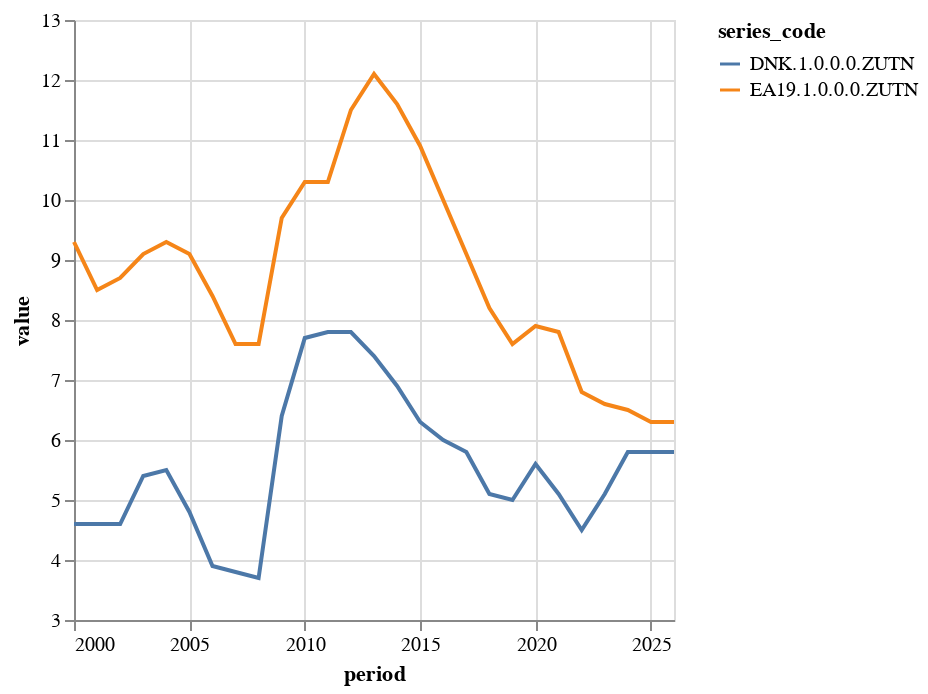

Notebook source saved alongside this figure:
### Code cell
chart = Chart(df2.query("period >= '2000'")).mark_line().encode(
    x='period',
    y=Y('value', scale=Scale(zero=False)),
    color='series_code',
)
chart

### Figure 1 — Vega-Lite specification as saved in the notebook (floating-point values rounded to 4 significant figures)
{"config": {"view": {"continuousWidth": 300, "continuousHeight": 300}}, "data": {"name": "data-bace9f70b618e0fa7c2f253c2b66abcb"}, "mark": {"type": "line"}, "encoding": {"color": {"field": "series_code", "type": "nominal"}, "x": {"field": "period", "type": "temporal"}, "y": {"field": "value", "scale": {"zero": false}, "type": "quantitative"}}, "$schema": "https://vega.github.io/schema/vega-lite/v5.20.1.json", "datasets": {"data-bace9f70b618e0fa7c2f253c2b66abcb": [{"@frequency": "annual", "provider_code": "AMECO", "dataset_code": "ZUTN", "dataset_name": "Unemployment rate: total :- Member States: definition EUROSTAT", "series_code": "EA19.1.0.0.0.ZUTN", "series_name": "Annually – (Percentage of active population) – Euro area (19 countries)", "original_period": "2000", "period": "2000-01-01T00:00:00", "original_value": 9.3, "value": 9.3, "freq": "a", "unit": "percentage-of-active-population", "geo": "ea19", "Frequency": "Annually", "Unit": "(Percentage of active population)", "Country": "Euro area (19 countries)"}, {"@frequency": "annual", "provider_code": "AMECO", "dataset_code": "ZUTN", "dataset_name": "Unemployment rate: total :- Member States: definition EUROSTAT", "series_code": "EA19.1.0.0.0.ZUTN", "series_name": "Annually – (Percentage of active population) – Euro area (19 countries)", "original_period": "2001", "period": "2001-01-01T00:00:00", "original_value": 8.5, "value": 8.5, "freq": "a", "unit": "percentage-of-active-population", "geo": "ea19", "Frequency": "Annually", "Unit": "(Percentage of active population)", "Country": "Euro area (19 countries)"}, {"@frequency": "annual", "provider_code": "AMECO", "dataset_code": "ZUTN", "dataset_name": "Unemployment rate: total :- Member States: definition EUROSTAT", "series_code": "EA19.1.0.0.0.ZUTN", "series_name": "Annually – (Percentage of active population) – Euro area (19 countries)", "original_period": "2002", "period": "2002-01-01T00:00:00", "original_value": 8.7, "value": 8.7, "freq": "a", "unit": "percentage-of-active-population", "geo": "ea19", "Frequency": "Annually", "Unit": "(Percentage of active population)", "Country": "Euro area (19 countries)"}, {"@frequency": "annual", "provider_code": "AMECO", "dataset_code": "ZUTN", "dataset_name": "Unemployment rate: total :- Member States: definition EUROSTAT", "series_code": "EA19.1.0.0.0.ZUTN", "series_name": "Annually – (Percentage of active population) – Euro area (19 countries)", "original_period": "2003", "period": "2003-01-01T00:00:00", "original_value": 9.1, "value": 9.1, "freq": "a", "unit": "percentage-of-active-population", "geo": "ea19", "Frequency": "Annually", "Unit": "(Percentage of active population)", "Country": "Euro area (19 countries)"}, {"@frequency": "annual", "provider_code": "AMECO", "dataset_code": "ZUTN", "dataset_name": "Unemployment rate: total :- Member States: definition EUROSTAT", "series_code": "EA19.1.0.0.0.ZUTN", "series_name": "Annually – (Percentage of active population) – Euro area (19 countries)", "original_period": "2004", "period": "2004-01-01T00:00:00", "original_value": 9.3, "value": 9.3, "freq": "a", "unit": "percentage-of-active-population", "geo": "ea19", "Frequency": "Annually", "Unit": "(Percentage of active population)", "Country": "Euro area (19 countries)"}, {"@frequency": "annual", "provider_code": "AMECO", "dataset_code": "ZUTN", "dataset_name": "Unemployment rate: total :- Member States: definition EUROSTAT", "series_code": "EA19.1.0.0.0.ZUTN", "series_name": "Annually – (Percentage of active population) – Euro area (19 countries)", "original_period": "2005", "period": "2005-01-01T00:00:00", "original_value": 9.1, "value": 9.1, "freq": "a", "unit": "percentage-of-active-population", "geo": "ea19", "Frequency": "Annually", "Unit": "(Percentage of active population)", "Country": "Euro area (19 countries)"}, {"@frequency": "annual", "provider_code": "AMECO", "dataset_code": "ZUTN", "dataset_name": "Unemployment rate: total :- Member States: definition EUROSTAT", "series_code": "EA19.1.0.0.0.ZUTN", "series_name": "Annually – (Percentage of active population) – Euro area (19 countries)", "original_period": "2006", "period": "2006-01-01T00:00:00", "original_value": 8.4, "value": 8.4, "freq": "a", "unit": "percentage-of-active-population", "geo": "ea19", "Frequency": "Annually", "Unit": "(Percentage of active population)", "Country": "Euro area (19 countries)"}, {"@frequency": "annual", "provider_code": "AMECO", "dataset_code": "ZUTN", "dataset_name": "Unemployment rate: total :- Member States: definition EUROSTAT", "series_code": "EA19.1.0.0.0.ZUTN", "series_name": "Annually – (Percentage of active population) – Euro area (19 countries)", "original_period": "2007", "period": "2007-01-01T00:00:00", "original_value": 7.6, "value": 7.6, "freq": "a", "unit": "percentage-of-active-population", "geo": "ea19", "Frequency": "Annually", "Unit": "(Percentage of active population)", "Country": "Euro area (19 countries)"}, {"@frequency": "annual", "provider_code": "AMECO", "dataset_code": "ZUTN", "dataset_name": "Unemployment rate: total :- Member States: definition EUROSTAT", "series_code": "EA19.1.0.0.0.ZUTN", "series_name": "Annually – (Percentage of active population) – Euro area (19 countries)", "original_period": "2008", "period": "2008-01-01T00:00:00", "original_value": 7.6, "value": 7.6, "freq": "a", "unit": "percentage-of-active-population", "geo": "ea19", "Frequency": "Annually", "Unit": "(Percentage of active population)", "Country": "Euro area (19 countries)"}, {"@frequency": "annual", "provider_code": "AMECO", "dataset_code": "ZUTN", "dataset_name": "Unemployment rate: total :- Member States: definition EUROSTAT", "series_code": "EA19.1.0.0.0.ZUTN", "series_name": "Annually – (Percentage of active population) – Euro area (19 countries)", "original_period": "2009", "period": "2009-01-01T00:00:00", "original_value": 9.7, "value": 9.7, "freq": "a", "unit": "percentage-of-active-population", "geo": "ea19", "Frequency": "Annually", "Unit": "(Percentage of active population)", "Country": "Euro area (19 countries)"}, {"@frequency": "annual", "provider_code": "AMECO", "dataset_code": "ZUTN", "dataset_name": "Unemployment rate: total :- Member States: definition EUROSTAT", "series_code": "EA19.1.0.0.0.ZUTN", "series_name": "Annually – (Percentage of active population) – Euro area (19 countries)", "original_period": "2010", "period": "2010-01-01T00:00:00", "original_value": 10.3, "value": 10.3, "freq": "a", "unit": "percentage-of-active-population", "geo": "ea19", "Frequency": "Annually", "Unit": "(Percentage of active population)", "Country": "Euro area (19 countries)"}, {"@frequency": "annual", "provider_code": "AMECO", "dataset_code": "ZUTN", "dataset_name": "Unemployment rate: total :- Member States: definition EUROSTAT", "series_code": "EA19.1.0.0.0.ZUTN", "series_name": "Annually – (Percentage of active population) – Euro area (19 countries)", "original_period": "2011", "period": "2011-01-01T00:00:00", "original_value": 10.3, "value": 10.3, "freq": "a", "unit": "percentage-of-active-population", "geo": "ea19", "Frequency": "Annually", "Unit": "(Percentage of active population)", "Country": "Euro area (19 countries)"}, {"@frequency": "annual", "provider_code": "AMECO", "dataset_code": "ZUTN", "dataset_name": "Unemployment rate: total :- Member States: definition EUROSTAT", "series_code": "EA19.1.0.0.0.ZUTN", "series_name": "Annually – (Percentage of active population) – Euro area (19 countries)", "original_period": "2012", "period": "2012-01-01T00:00:00", "original_value": 11.5, "value": 11.5, "freq": "a", "unit": "percentage-of-active-population", "geo": "ea19", "Frequency": "Annually", "Unit": "(Percentage of active population)", "Country": "Euro area (19 countries)"}, {"@frequency": "annual", "provider_code": "AMECO", "dataset_code": "ZUTN", "dataset_name": "Unemployment rate: total :- Member States: definition EUROSTAT", "series_code": "EA19.1.0.0.0.ZUTN", "series_name": "Annually – (Percentage of active population) – Euro area (19 countries)", "original_period": "2013", "period": "2013-01-01T00:00:00", "original_value": 12.1, "value": 12.1, "freq": "a", "unit": "percentage-of-active-population", "geo": "ea19", "Frequency": "Annually", "Unit": "(Percentage of active population)", "Country": "Euro area (19 countries)"}, {"@frequency": "annual", "provider_code": "AMECO", "dataset_code": "ZUTN", "dataset_name": "Unemployment rate: total :- Member States: definition EUROSTAT", "series_code": "EA19.1.0.0.0.ZUTN", "series_name": "Annually – (Percentage of active population) – Euro area (19 countries)", "original_period": "2014", "period": "2014-01-01T00:00:00", "original_value": 11.6, "value": 11.6, "freq": "a", "unit": "percentage-of-active-population", "geo": "ea19", "Frequency": "Annually", "Unit": "(Percentage of active population)", "Country": "Euro area (19 countries)"}, {"@frequency": "annual", "provider_code": "AMECO", "dataset_code": "ZUTN", "dataset_name": "Unemployment rate: total :- Member States: definition EUROSTAT", "series_code": "EA19.1.0.0.0.ZUTN", "series_name": "Annually – (Percentage of active population) – Euro area (19 countries)", "original_period": "2015", "period": "2015-01-01T00:00:00", "original_value": 10.9, "value": 10.9, "freq": "a", "unit": "percentage-of-active-population", "geo": "ea19", "Frequency": "Annually", "Unit": "(Percentage of active population)", "Country": "Euro area (19 countries)"}, {"@frequency": "annual", "provider_code": "AMECO", "dataset_code": "ZUTN", "dataset_name": "Unemployment rate: total :- Member States: definition EUROSTAT", "series_code": "EA19.1.0.0.0.ZUTN", "series_name": "Annually – (Percentage of active population) – Euro area (19 countries)", "original_period": "2016", "period": "2016-01-01T00:00:00", "original_value": 10.0, "value": 10.0, "freq": "a", "unit": "percentage-of-active-population", "geo": "ea19", "Frequency": "Annually", "Unit": "(Percentage of active population)", "Country": "Euro area (19 countries)"}, {"@frequency": "annual", "provider_code": "AMECO", "dataset_code": "ZUTN", "dataset_name": "Unemployment rate: total :- Member States: definition EUROSTAT", "series_code": "EA19.1.0.0.0.ZUTN", "series_name": "Annually – (Percentage of active population) – Euro area (19 countries)", "original_period": "2017", "period": "2017-01-01T00:00:00", "original_value": 9.1, "value": 9.1, "freq": "a", "unit": "percentage-of-active-population", "geo": "ea19", "Frequency": "Annually", "Unit": "(Percentage of active population)", "Country": "Euro area (19 countries)"}, {"@frequency": "annual", "provider_code": "AMECO", "dataset_code": "ZUTN", "dataset_name": "Unemployment rate: total :- Member States: definition EUROSTAT", "series_code": "EA19.1.0.0.0.ZUTN", "series_name": "Annually – (Percentage of active population) – Euro area (19 countries)", "original_period": "2018", "period": "2018-01-01T00:00:00", "original_value": 8.2, "value": 8.2, "freq": "a", "unit": "percentage-of-active-population", "geo": "ea19", "Frequency": "Annually", "Unit": "(Percentage of active population)", "Country": "Euro area (19 countries)"}, {"@frequency": "annual", "provider_code": "AMECO", "dataset_code": "ZUTN", "dataset_name": "Unemployment rate: total :- Member States: definition EUROSTAT", "series_code": "EA19.1.0.0.0.ZUTN", "series_name": "Annually – (Percentage of active population) – Euro area (19 countries)", "original_period": "2019", "period": "2019-01-01T00:00:00", "original_value": 7.6, "value": 7.6, "freq": "a", "unit": "percentage-of-active-population", "geo": "ea19", "Frequency": "Annually", "Unit": "(Percentage of active population)", "Country": "Euro area (19 countries)"}, {"@frequency": "annual", "provider_code": "AMECO", "dataset_code": "ZUTN", "dataset_name": "Unemployment rate: total :- Member States: definition EUROSTAT", "series_code": "EA19.1.0.0.0.ZUTN", "series_name": "Annually – (Percentage of active population) – Euro area (19 countries)", "original_period": "2020", "period": "2020-01-01T00:00:00", "original_value": 7.9, "value": 7.9, "freq": "a", "unit": "percentage-of-active-population", "geo": "ea19", "Frequency": "Annually", "Unit": "(Percentage of active population)", "Country": "Euro area (19 countries)"}, {"@frequency": "annual", "provider_code": "AMECO", "dataset_code": "ZUTN", "dataset_name": "Unemployment rate: total :- Member States: definition EUROSTAT", "series_code": "EA19.1.0.0.0.ZUTN", "series_name": "Annually – (Percentage of active population) – Euro area (19 countries)", "original_period": "2021", "period": "2021-01-01T00:00:00", "original_value": 7.8, "value": 7.8, "freq": "a", "unit": "percentage-of-active-population", "geo": "ea19", "Frequency": "Annually", "Unit": "(Percentage of active population)", "Country": "Euro area (19 countries)"}, {"@frequency": "annual", "provider_code": "AMECO", "dataset_code": "ZUTN", "dataset_name": "Unemployment rate: total :- Member States: definition EUROSTAT", "series_code": "EA19.1.0.0.0.ZUTN", "series_name": "Annually – (Percentage of active population) – Euro area (19 countries)", "original_period": "2022", "period": "2022-01-01T00:00:00", "original_value": 6.8, "value": 6.8, "freq": "a", "unit": "percentage-of-active-population", "geo": "ea19", "Frequency": "Annually", "Unit": "(Percentage of active population)", "Country": "Euro area (19 countries)"}, {"@frequency": "annual", "provider_code": "AMECO", "dataset_code": "ZUTN", "dataset_name": "Unemployment rate: total :- Member States: definition EUROSTAT", "series_code": "EA19.1.0.0.0.ZUTN", "series_name": "Annually – (Percentage of active population) – Euro area (19 countries)", "original_period": "2023", "period": "2023-01-01T00:00:00", "original_value": 6.6, "value": 6.6, "freq": "a", "unit": "percentage-of-active-population", "geo": "ea19", "Frequency": "Annually", "Unit": "(Percentage of active population)", "Country": "Euro area (19 countries)"}, {"@frequency": "annual", "provider_code": "AMECO", "dataset_code": "ZUTN", "dataset_name": "Unemployment rate: total :- Member States: definition EUROSTAT", "series_code": "EA19.1.0.0.0.ZUTN", "series_name": "Annually – (Percentage of active population) – Euro area (19 countries)", "original_period": "2024", "period": "2024-01-01T00:00:00", "original_value": 6.5, "value": 6.5, "freq": "a", "unit": "percentage-of-active-population", "geo": "ea19", "Frequency": "Annually", "Unit": "(Percentage of active population)", "Country": "Euro area (19 countries)"}, {"@frequency": "annual", "provider_code": "AMECO", "dataset_code": "ZUTN", "dataset_name": "Unemployment rate: total :- Member States: definition EUROSTAT", "series_code": "EA19.1.0.0.0.ZUTN", "series_name": "Annually – (Percentage of active population) – Euro area (19 countries)", "original_period": "2025", "period": "2025-01-01T00:00:00", "original_value": 6.3, "value": 6.3, "freq": "a", "unit": "percentage-of-active-population", "geo": "ea19", "Frequency": "Annually", "Unit": "(Percentage of active population)", "Country": "Euro area (19 countries)"}, {"@frequency": "annual", "provider_code": "AMECO", "dataset_code": "ZUTN", "dataset_name": "Unemployment rate: total :- Member States: definition EUROSTAT", "series_code": "EA19.1.0.0.0.ZUTN", "series_name": "Annually – (Percentage of active population) – Euro area (19 countries)", "original_period": "2026", "period": "2026-01-01T00:00:00", "original_value": 6.3, "value": 6.3, "freq": "a", "unit": "percentage-of-active-population", "geo": "ea19", "Frequency": "Annually", "Unit": "(Percentage of active population)", "Country": "Euro area (19 countries)"}, {"@frequency": "annual", "provider_code": "AMECO", "dataset_code": "ZUTN", "dataset_name": "Unemployment rate: total :- Member States: definition EUROSTAT", "series_code": "DNK.1.0.0.0.ZUTN", "series_name": "Annually – (Percentage of active population) – Denmark", "original_period": "2000", "period": "2000-01-01T00:00:00", "original_value": 4.6, "value": 4.6, "freq": "a", "unit": "percentage-of-active-population", "geo": "dnk", "Frequency": "Annually", "Unit": "(Percentage of active population)", "Country": "Denmark"}, {"@frequency": "annual", "provider_code": "AMECO", "dataset_code": "ZUTN", "dataset_name": "Unemployment rate: total :- Member States: definition EUROSTAT", "series_code": "DNK.1.0.0.0.ZUTN", "series_name": "Annually – (Percentage of active population) – Denmark", "original_period": "2001", "period": "2001-01-01T00:00:00", "original_value": 4.6, "value": 4.6, "freq": "a", "unit": "percentage-of-active-population", "geo": "dnk", "Frequency": "Annually", "Unit": "(Percentage of active population)", "Country": "Denmark"}, {"@frequency": "annual", "provider_code": "AMECO", "dataset_code": "ZUTN", "dataset_name": "Unemployment rate: total :- Member States: definition EUROSTAT", "series_code": "DNK.1.0.0.0.ZUTN", "series_name": "Annually – (Percentage of active population) – Denmark", "original_period": "2002", "period": "2002-01-01T00:00:00", "original_value": 4.6, "value": 4.6, "freq": "a", "unit": "percentage-of-active-population", "geo": "dnk", "Frequency": "Annually", "Unit": "(Percentage of active population)", "Country": "Denmark"}, {"@frequency": "annual", "provider_code": "AMECO", "dataset_code": "ZUTN", "dataset_name": "Unemployment rate: total :- Member States: definition EUROSTAT", "series_code": "DNK.1.0.0.0.ZUTN", "series_name": "Annually – (Percentage of active population) – Denmark", "original_period": "2003", "period": "2003-01-01T00:00:00", "original_value": 5.4, "value": 5.4, "freq": "a", "unit": "percentage-of-active-population", "geo": "dnk", "Frequency": "Annually", "Unit": "(Percentage of active population)", "Country": "Denmark"}, {"@frequency": "annual", "provider_code": "AMECO", "dataset_code": "ZUTN", "dataset_name": "Unemployment rate: total :- Member States: definition EUROSTAT", "series_code": "DNK.1.0.0.0.ZUTN", "series_name": "Annually – (Percentage of active population) – Denmark", "original_period": "2004", "period": "2004-01-01T00:00:00", "original_value": 5.5, "value": 5.5, "freq": "a", "unit": "percentage-of-active-population", "geo": "dnk", "Frequency": "Annually", "Unit": "(Percentage of active population)", "Country": "Denmark"}, {"@frequency": "annual", "provider_code": "AMECO", "dataset_code": "ZUTN", "dataset_name": "Unemployment rate: total :- Member States: definition EUROSTAT", "series_code": "DNK.1.0.0.0.ZUTN", "series_name": "Annually – (Percentage of active population) – Denmark", "original_period": "2005", "period": "2005-01-01T00:00:00", "original_value": 4.8, "value": 4.8, "freq": "a", "unit": "percentage-of-active-population", "geo": "dnk", "Frequency": "Annually", "Unit": "(Percentage of active population)", "Country": "Denmark"}, {"@frequency": "annual", "provider_code": "AMECO", "dataset_code": "ZUTN", "dataset_name": "Unemployment rate: total :- Member States: definition EUROSTAT", "series_code": "DNK.1.0.0.0.ZUTN", "series_name": "Annually – (Percentage of active population) – Denmark", "original_period": "2006", "period": "2006-01-01T00:00:00", "original_value": 3.9, "value": 3.9, "freq": "a", "unit": "percentage-of-active-population", "geo": "dnk", "Frequency": "Annually", "Unit": "(Percentage of active population)", "Country": "Denmark"}, {"@frequency": "annual", "provider_code": "AMECO", "dataset_code": "ZUTN", "dataset_name": "Unemployment rate: total :- Member States: definition EUROSTAT", "series_code": "DNK.1.0.0.0.ZUTN", "series_name": "Annually – (Percentage of active population) – Denmark", "original_period": "2007", "period": "2007-01-01T00:00:00", "original_value": 3.8, "value": 3.8, "freq": "a", "unit": "percentage-of-active-population", "geo": "dnk", "Frequency": "Annually", "Unit": "(Percentage of active population)", "Country": "Denmark"}, {"@frequency": "annual", "provider_code": "AMECO", "dataset_code": "ZUTN", "dataset_name": "Unemployment rate: total :- Member States: definition EUROSTAT", "series_code": "DNK.1.0.0.0.ZUTN", "series_name": "Annually – (Percentage of active population) – Denmark", "original_period": "2008", "period": "2008-01-01T00:00:00", "original_value": 3.7, "value": 3.7, "freq": "a", "unit": "percentage-of-active-population", "geo": "dnk", "Frequency": "Annually", "Unit": "(Percentage of active population)", "Country": "Denmark"}, {"@frequency": "annual", "provider_code": "AMECO", "dataset_code": "ZUTN", "dataset_name": "Unemployment rate: total :- Member States: definition EUROSTAT", "series_code": "DNK.1.0.0.0.ZUTN", "series_name": "Annually – (Percentage of active population) – Denmark", "original_period": "2009", "period": "2009-01-01T00:00:00", "original_value": 6.4, "value": 6.4, "freq": "a", "unit": "percentage-of-active-population", "geo": "dnk", "Frequency": "Annually", "Unit": "(Percentage of active population)", "Country": "Denmark"}, {"@frequency": "annual", "provider_code": "AMECO", "dataset_code": "ZUTN", "dataset_name": "Unemployment rate: total :- Member States: definition EUROSTAT", "series_code": "DNK.1.0.0.0.ZUTN", "series_name": "Annually – (Percentage of active population) – Denmark", "original_period": "2010", "period": "2010-01-01T00:00:00", "original_value": 7.7, "value": 7.7, "freq": "a", "unit": "percentage-of-active-population", "geo": "dnk", "Frequency": "Annually", "Unit": "(Percentage of active population)", "Country": "Denmark"}, {"@frequency": "annual", "provider_code": "AMECO", "dataset_code": "ZUTN", "dataset_name": "Unemployment rate: total :- Member States: definition EUROSTAT", "series_code": "DNK.1.0.0.0.ZUTN", "series_name": "Annually – (Percentage of active population) – Denmark", "original_period": "2011", "period": "2011-01-01T00:00:00", "original_value": 7.8, "value": 7.8, "freq": "a", "unit": "percentage-of-active-population", "geo": "dnk", "Frequency": "Annually", "Unit": "(Percentage of active population)", "Country": "Denmark"}, {"@frequency": "annual", "provider_code": "AMECO", "dataset_code": "ZUTN", "dataset_name": "Unemployment rate: total :- Member States: definition EUROSTAT", "series_code": "DNK.1.0.0.0.ZUTN", "series_name": "Annually – (Percentage of active population) – Denmark", "original_period": "2012", "period": "2012-01-01T00:00:00", "original_value": 7.8, "value": 7.8, "freq": "a", "unit": "percentage-of-active-population", "geo": "dnk", "Frequency": "Annually", "Unit": "(Percentage of active population)", "Country": "Denmark"}, {"@frequency": "annual", "provider_code": "AMECO", "dataset_code": "ZUTN", "dataset_name": "Unemployment rate: total :- Member States: definition EUROSTAT", "series_code": "DNK.1.0.0.0.ZUTN", "series_name": "Annually – (Percentage of active population) – Denmark", "original_period": "2013", "period": "2013-01-01T00:00:00", "original_value": 7.4, "value": 7.4, "freq": "a", "unit": "percentage-of-active-population", "geo": "dnk", "Frequency": "Annually", "Unit": "(Percentage of active population)", "Country": "Denmark"}, {"@frequency": "annual", "provider_code": "AMECO", "dataset_code": "ZUTN", "dataset_name": "Unemployment rate: total :- Member States: definition EUROSTAT", "series_code": "DNK.1.0.0.0.ZUTN", "series_name": "Annually – (Percentage of active population) – Denmark", "original_period": "2014", "period": "2014-01-01T00:00:00", "original_value": 6.9, "value": 6.9, "freq": "a", "unit": "percentage-of-active-population", "geo": "dnk", "Frequency": "Annually", "Unit": "(Percentage of active population)", "Country": "Denmark"}, {"@frequency": "annual", "provider_code": "AMECO", "dataset_code": "ZUTN", "dataset_name": "Unemployment rate: total :- Member States: definition EUROSTAT", "series_code": "DNK.1.0.0.0.ZUTN", "series_name": "Annually – (Percentage of active population) – Denmark", "original_period": "2015", "period": "2015-01-01T00:00:00", "original_value": 6.3, "value": 6.3, "freq": "a", "unit": "percentage-of-active-population", "geo": "dnk", "Frequency": "Annually", "Unit": "(Percentage of active population)", "Country": "Denmark"}, {"@frequency": "annual", "provider_code": "AMECO", "dataset_code": "ZUTN", "dataset_name": "Unemployment rate: total :- Member States: definition EUROSTAT", "series_code": "DNK.1.0.0.0.ZUTN", "series_name": "Annually – (Percentage of active population) – Denmark", "original_period": "2016", "period": "2016-01-01T00:00:00", "original_value": 6.0, "value": 6.0, "freq": "a", "unit": "percentage-of-active-population", "geo": "dnk", "Frequency": "Annually", "Unit": "(Percentage of active population)", "Country": "Denmark"}, {"@frequency": "annual", "provider_code": "AMECO", "dataset_code": "ZUTN", "dataset_name": "Unemployment rate: total :- Member States: definition EUROSTAT", "series_code": "DNK.1.0.0.0.ZUTN", "series_name": "Annually – (Percentage of active population) – Denmark", "original_period": "2017", "period": "2017-01-01T00:00:00", "original_value": 5.8, "value": 5.8, "freq": "a", "unit": "percentage-of-active-population", "geo": "dnk", "Frequency": "Annually", "Unit": "(Percentage of active population)", "Country": "Denmark"}, {"@frequency": "annual", "provider_code": "AMECO", "dataset_code": "ZUTN", "dataset_name": "Unemployment rate: total :- Member States: definition EUROSTAT", "series_code": "DNK.1.0.0.0.ZUTN", "series_name": "Annually – (Percentage of active population) – Denmark", "original_period": "2018", "period": "2018-01-01T00:00:00", "original_value": 5.1, "value": 5.1, "freq": "a", "unit": "percentage-of-active-population", "geo": "dnk", "Frequency": "Annually", "Unit": "(Percentage of active population)", "Country": "Denmark"}, {"@frequency": "annual", "provider_code": "AMECO", "dataset_code": "ZUTN", "dataset_name": "Unemployment rate: total :- Member States: definition EUROSTAT", "series_code": "DNK.1.0.0.0.ZUTN", "series_name": "Annually – (Percentage of active population) – Denmark", "original_period": "2019", "period": "2019-01-01T00:00:00", "original_value": 5.0, "value": 5.0, "freq": "a", "unit": "percentage-of-active-population", "geo": "dnk", "Frequency": "Annually", "Unit": "(Percentage of active population)", "Country": "Denmark"}, {"@frequency": "annual", "provider_code": "AMECO", "dataset_code": "ZUTN", "dataset_name": "Unemployment rate: total :- Member States: definition EUROSTAT", "series_code": "DNK.1.0.0.0.ZUTN", "series_name": "Annually – (Percentage of active population) – Denmark", "original_period": "2020", "period": "2020-01-01T00:00:00", "original_value": 5.6, "value": 5.6, "freq": "a", "unit": "percentage-of-active-population", "geo": "dnk", "Frequency": "Annually", "Unit": "(Percentage of active population)", "Country": "Denmark"}, {"@frequency": "annual", "provider_code": "AMECO", "dataset_code": "ZUTN", "dataset_name": "Unemployment rate: total :- Member States: definition EUROSTAT", "series_code": "DNK.1.0.0.0.ZUTN", "series_name": "Annually – (Percentage of active population) – Denmark", "original_period": "2021", "period": "2021-01-01T00:00:00", "original_value": 5.1, "value": 5.1, "freq": "a", "unit": "percentage-of-active-population", "geo": "dnk", "Frequency": "Annually", "Unit": "(Percentage of active population)", "Country": "Denmark"}, {"@frequency": "annual", "provider_code": "AMECO", "dataset_code": "ZUTN", "dataset_name": "Unemployment rate: total :- Member States: definition EUROSTAT", "series_code": "DNK.1.0.0.0.ZUTN", "series_name": "Annually – (Percentage of active population) – Denmark", "original_period": "2022", "period": "2022-01-01T00:00:00", "original_value": 4.5, "value": 4.5, "freq": "a", "unit": "percentage-of-active-population", "geo": "dnk", "Frequency": "Annually", "Unit": "(Percentage of active population)", "Country": "Denmark"}, {"@frequency": "annual", "provider_code": "AMECO", "dataset_code": "ZUTN", "dataset_name": "Unemployment rate: total :- Member States: definition EUROSTAT", "series_code": "DNK.1.0.0.0.ZUTN", "series_name": "Annually – (Percentage of active population) – Denmark", "original_period": "2023", "period": "2023-01-01T00:00:00", "original_value": 5.1, "value": 5.1, "freq": "a", "unit": "percentage-of-active-population", "geo": "dnk", "Frequency": "Annually", "Unit": "(Percentage of active population)", "Country": "Denmark"}, {"@frequency": "annual", "provider_code": "AMECO", "dataset_code": "ZUTN", "dataset_name": "Unemployment rate: total :- Member States: definition EUROSTAT", "series_code": "DNK.1.0.0.0.ZUTN", "series_name": "Annually – (Percentage of active population) – Denmark", "original_period": "2024", "period": "2024-01-01T00:00:00", "original_value": 5.8, "value": 5.8, "freq": "a", "unit": "percentage-of-active-population", "geo": "dnk", "Frequency": "Annually", "Unit": "(Percentage of active population)", "Country": "Denmark"}, {"@frequency": "annual", "provider_code": "AMECO", "dataset_code": "ZUTN", "dataset_name": "Unemployment rate: total :- Member States: definition EUROSTAT", "series_code": "DNK.1.0.0.0.ZUTN", "series_name": "Annually – (Percentage of active population) – Denmark", "original_period": "2025", "period": "2025-01-01T00:00:00", "original_value": 5.8, "value": 5.8, "freq": "a", "unit": "percentage-of-active-population", "geo": "dnk", "Frequency": "Annually", "Unit": "(Percentage of active population)", "Country": "Denmark"}, {"@frequency": "annual", "provider_code": "AMECO", "dataset_code": "ZUTN", "dataset_name": "Unemployment rate: total :- Member States: definition EUROSTAT", "series_code": "DNK.1.0.0.0.ZUTN", "series_name": "Annually – (Percentage of active population) – Denmark", "original_period": "2026", "period": "2026-01-01T00:00:00", "original_value": 5.8, "value": 5.8, "freq": "a", "unit": "percentage-of-active-population", "geo": "dnk", "Frequency": "Annually", "Unit": "(Percentage of active population)", "Country": "Denmark"}]}}
